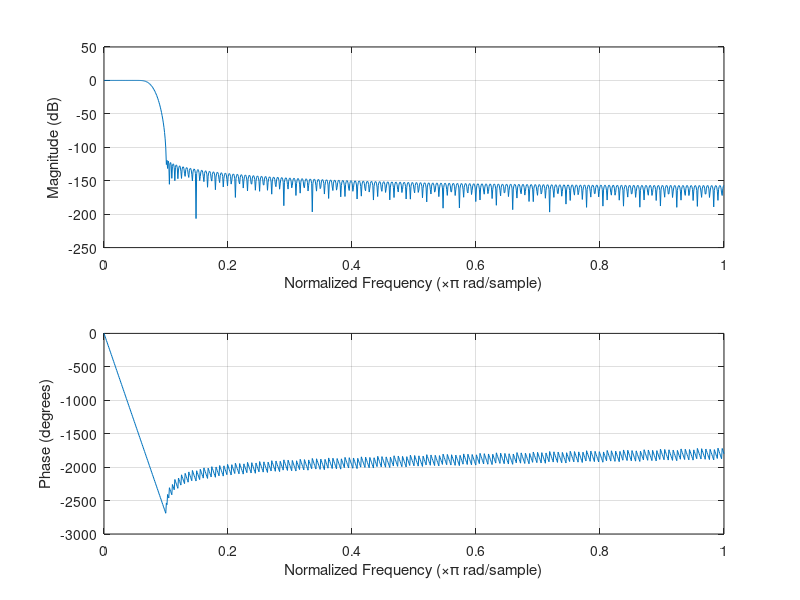

MATLAB code for this plot: (Note: this script raises an error after producing the figure.)
clear; clc; close all;

% Generate input
nbw = 0.05;
len = 2^17; fs = 2; rbw = 2/2^12;
x1 = randn(1,len) + 1j*randn(1,len);
b = firls(300,[0 nbw nbw+0.05 1],[1 1 0 0]);
figure; freqz(b);
x = filter(b,1,x1);
[p,f] = calculate_psd(x,fs,rbw);
figure; plot(f,10*log10(p));

% Generate blocker
nbw_blocker = 0.2;
x1 = randn(1,len) + 1j*randn(1,len);
b = firls(300,[0 nbw_blocker nbw_blocker+0.05 1],[1 1 0 0]);
figure; freqz(b);
x_blocker = filter(b,1,x1);
x_blocker = x_blocker/rms(x_blocker)*rms(x)*10;
x_blocker = x_blocker.*exp(1j*2*pi/4*(1:len));
[p,f] = calculate_psd(x_blocker,fs,rbw);
figure; plot(f,10*log10(p));

% Add signal+blocker
x = x+x_blocker;
[p,f] = calculate_psd(x,fs,rbw);
figure; plot(f,10*log10(p));

% Antialiasing filter design
wp = nbw; ws = 2/4-nbw_blocker;
ripple_spec = 0.1; % dB
rej_spec = 50; % dB
dev = [1-10^(-ripple_spec/20) 10^(-rej_spec/20)];
w = max(dev)./dev;
w = w.*w;
b = firls(50,[0 wp ws 1],[1 1 0 0],w);
figure; freqz(b);
y = filter(b,1,x);
y = downsample(y,4);
[p,f] = calculate_psd(y,fs,rbw);
figure; plot(f,10*log10(p));


function [p,f] = calculate_psd(x,fs,rbw)
nfft = ceil(fs/rbw);
[p,f] = pwelch(x,hanning(nfft),[],nfft,fs);
p = fftshift(p); f = f-fs/2;
endfunction